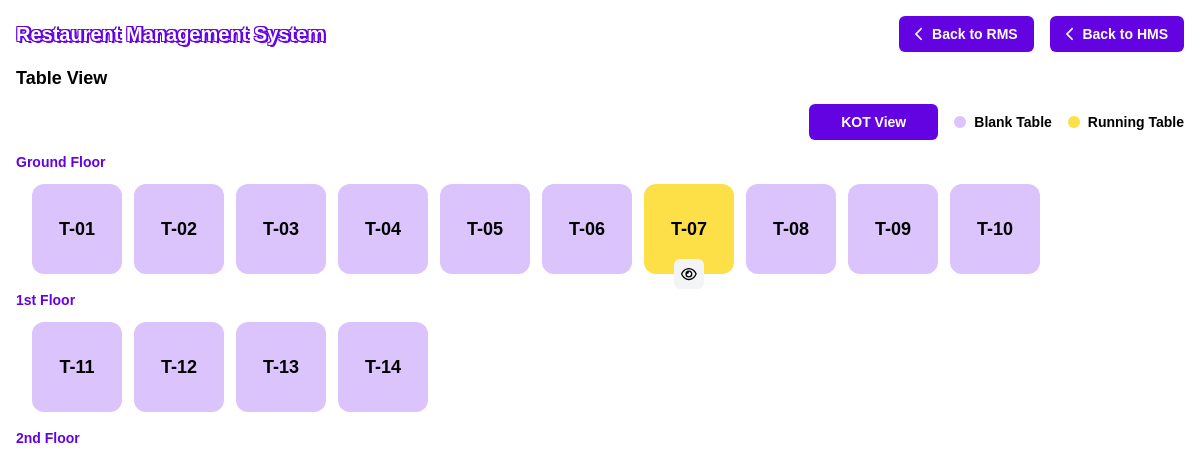
Page /restaurent/table (signed in) on the committed database.
### restaurentapp/models.py (models this page shows, shortened)
class Floor(models.Model):
   id = models.BigAutoField(primary_key=True)
   name = models.CharField(max_length=300)

class TableData(models.Model):
   id = models.BigAutoField(primary_key=True)
   name = models.CharField(max_length=300)
   floor = models.ForeignKey(Floor, on_delete=models.CASCADE,related_name="table")
   occupied = models.BooleanField()

### restaurentapp/views.py (the view, shortened to what this page needs)
# urls.py: path('table', login_required(table_view), name='table'),
def table_view(request):
    context =  {
        "Data" : FloorSerializers(Floor.objects.all(), many=True).data,
        "OrderItem": OrderItemSerializers(OrderItem.objects.all(), many=True).data,
    }
    return render(request, 'restaurent/table.html',context)

### templates/restaurent/table.html (shortened to what this page needs)
{% extends "restaurent/index.html" %} {% block body %}
<div class="p-4">
  <div class="flex justify-between items-center mb-3">
    <div>
      <h1 class="font-bold text-xl text-outline text-white">
        Restaurent Management System
      </h1>
    </div>
    <div class="flex items-center gap-4">
      <a
        href="/restaurent/addtable"
        class="bg-primary text-white px-4 py-2 rounded-md text-sm font-bold flex gap-2 items-center"
      >
        <i class="fa-solid fa-chevron-left"></i>
        Back to RMS
      </a>
      <a
        href="/dashboard"
        class="bg-primary text-white px-4 py-2 rounded-md text-sm font-bold flex gap-2 items-center"
      >
        <i class="fa-solid fa-chevron-left"></i>
        Back to HMS
      </a>
    </div>
  </div>
  <div class="flex justify-between items-center">
    <div class="flex items-center font-bold text-lg">
      <h1>Table View</h1>
    </div>
  </div>
  <div class="flex gap-3 items-center justify-between my-3 text-sm">
    <div class="flex items-center gap-4 font-semibold">
      <a
        href="/restaurent/kot"
        class="bg-primary text-white px-8 py-2 rounded-md font-bold"
      >
        KOT View
      </a>
      <div class="flex items-center gap-2">
        <div class="w-3 aspect-square bg-btn1 rounded-full"></div>
        <h1>Blank Table</h1>
      </div>
      <div class="flex items-center gap-2">
        <div class="w-3 aspect-square bg-yellow-300 rounded-full"></div>
        <h1>Running Table</h1>
      </div>
    </div>
  </div>
  <div class="flex flex-col gap-4">
    {% for data in Data %}
    <div class="flex flex-col gap-3 text-sm">
      <div class="text-primary font-bold">
        <h1>{{data.name}}</h1>
      </div>
      <div class="flex flex-wrap gap-3 px-4">
        {% for data in data.table %}
        {% if data.occupied %}
        <a
          table-data="{{data.id}}"
          class="w-[90px] aspect-square bg-yellow-300 rounded-xl flex justify-center items-center relative  cursor-pointer data-table"
        >
          <div
            class="flex flex-col gap-1 justify-center items-center font-bold"
          >
            <h1 class="text-lg">{{data.name}}</h1>
          </div>
          <div
            class="absolute -bottom-[15px] w-[30px] aspect-square bg-gray-100 flex justify-center items-center rounded-md"
          >
            <i class="fa-regular fa-eye"></i>
          </div>
        </a>
        {% else %}
        <a
          onclick="openPopup('{{ data.id }}')"
          class="w-[90px] aspect-square bg-btn1 rounded-xl flex justify-center items-center cursor-pointer"
        >
          <h1 class="font-bold text-lg">{{data.name}}</h1>
        </a>
        {% endif %}
        {% endfor %}
      </div>
    </div>
    {% endfor %}
  </div>
</div>
{% endblock body %}

### templates/restaurent/index.html (shortened to what this page needs)
<!DOCTYPE html>
<html lang="en">
  <head>
    <link rel="stylesheet" href="/static/css/style.css" />
    <link rel="stylesheet" href="/static/css/fontawesome.min.css" />
    <script src="/static/js/tailwind.min.js"></script>
    <script src="https://cdn.tailwindcss.com"></script>
  </head>
  <body>
    {% block body %}{% endblock body %}
  </body>
</html>

### static/css/style.css (style rules this page uses)
* { margin: 0; padding: 0; box-sizing: border-box; font-family: "Poppins", sans-serif; }
body { width: 100%; height: 100vh; overflow: hidden; }
.text-outline { text-shadow: -1px -1px 0 #000, 1px -1px 0 #000, -1px 1px 0 #000, 1px 1px 0 #000; }

### rows in the picture
Floor: name "Ground Floor"
TableData: name "T-01"
TableData: name "T-02"
TableData: name "T-03"
TableData: name "T-04"
TableData: name "T-05"
TableData: name "T-06"
TableData: name "T-07"
TableData: name "T-08"
TableData: name "T-09"
TableData: name "T-10"
Floor: name "1st Floor"
TableData: name "T-11"
TableData: name "T-12"
TableData: name "T-13"
TableData: name "T-14"
Floor: name "2nd Floor"
